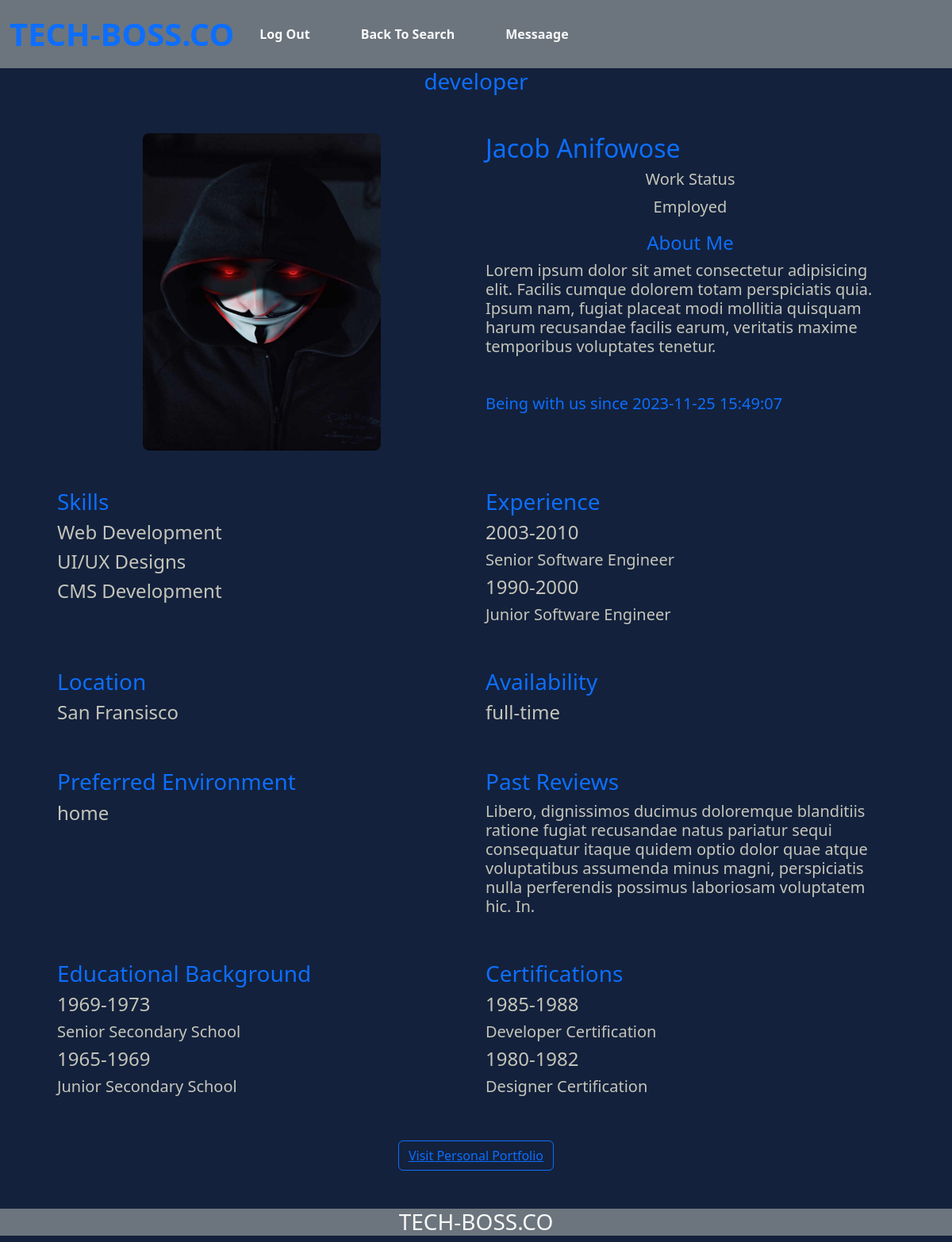
/view_profile/5, run on the app's committed database.
### tables this page shows
CREATE TABLE "profiles" (id INTEGER  PRIMARY KEY AUTOINCREMENT, fullname TEXT NOT NULL, status TEXT NOT NULL,description TEXT NOT NULL,job TEXT NOT NULL, address TEXT NOT NULL, availability TEXT NOT NULL, work_location TEXT NOT NULL,review TEXT NOT NULL,user_link TEXT NOT NULL,user_id INTEGER,FOREIGN KEY (user_id) REFERENCES users (id));

CREATE TABLE "image"(id INTEGER  PRIMARY KEY AUTOINCREMENT, image_name VARCHAR(250), image_description TEXT,filename VARCHAR(250),user_id INTEGER,FOREIGN KEY (user_id) REFERENCES users (id));

CREATE TABLE skills(id INTEGER PRIMARY KEY AUTOINCREMENT,skills,user_id INTEGER,FOREIGN KEY (user_id) REFERENCES users (id));

CREATE TABLE user_experience (id INTEGER  PRIMARY KEY AUTOINCREMENT,experience_date TEXT NOT NULL,experience_value TEXT NOT NULL,user_id INTEGER,FOREIGN KEY (user_id) REFERENCES users (id));

CREATE TABLE user_education (id INTEGER PRIMARY KEY AUTOINCREMENT,education_date TEXT NOT NULL,education_value TEXT NOT NULL,user_id INTEGER,FOREIGN KEY (user_id) REFERENCES users (id));

CREATE TABLE user_certification (id INTEGER  PRIMARY KEY AUTOINCREMENT, certification_date TEXT NOT NULL,certification_value TEXT NOT NULL,user_id INTEGER,FOREIGN KEY (user_id) REFERENCES users (id));

### work.py (the view)
@app.route("/view_profile/<int:id>",methods=['GET','POST'])
def view_profile(id):
    if request.method == 'GET':
        user_id = id
        profiles = db.execute("SELECT fullname,status,description,job,address,availability,work_location,review,user_link FROM profiles WHERE user_id=?",user_id)
        fullname = profiles[0]["fullname"]
        status = profiles[0]["status"]
        description = profiles[0]["description"]
        job = profiles[0]["job"]
        address = profiles[0]["address"]
        availability = profiles[0]["availability"]
        work_location = profiles[0]["work_location"]
        review = profiles[0]["review"]
        user_link = profiles[0]["user_link"]
        usernames = db.execute("SELECT username FROM users WHERE id=?",user_id)
        username = usernames[0]["username"]
        times = db.execute("SELECT date FROM users WHERE id=?",user_id)
        timestampst = times[0]['date']
        timestamps = datetime.strptime(timestampst,'%Y-%m-%d %H:%M:%S')
        timestamp = int(timestamps.timestamp())
        date = datetime.utcfromtimestamp(timestamp).strftime('%Y-%m-%d %H:%M:%S')
        experience = db.execute("SELECT experience_date,experience_value FROM user_experience WHERE user_id=? ORDER BY experience_date DESC",user_id)
        education = db.execute("SELECT education_date,education_value FROM user_education WHERE user_id=? ORDER BY education_date DESC ",user_id)
        certification = db.execute("SELECT certification_date,certification_value FROM user_certification WHERE user_id=? ORDER BY certification_date DESC",user_id)
        skills = db.execute("SELECT skills FROM skills WHERE user_id=? ORDER BY skills DESC;",user_id)
        images = db.execute("SELECT filename FROM image WHERE user_id=?",user_id)
        image = images[0]["filename"]
        roles = db.execute("SELECT role FROM users WHERE id=?",user_id)
        role = roles[0]["role"]
        return render_template("view_profile.html",profiles=profiles,username=username,experience=experience,education=education,certification=certification,skills=skills,image=image,date=date,fullname=fullname,status=status,description=description,job=job,address=address,availability=availability,work_location=work_location,review=review,user_link=user_link,role=role,user_id=user_id)

### work.py (called while the page is built)
@app.after_request
def after_request(response):
    response.headers["Cache-Control"] = "no-cache, no-store, must-revalidate"
    response.headers["Expires"] = 0
    response.headers["pragma"] = "no-cache"
    return response

### templates/view_profile.html (shortened to what this page needs)
<!DOCTYPE html>
<html lang="en">
 <head>
    <link href="https://cdn.jsdelivr.net/npm/bootstrap@5.3.2/dist/css/bootstrap.min.css" rel="stylesheet">
 </head>
 <body>
    <nav class="navbar navbar-expand-lg navbar-dark bg-secondary">
      <div class="container-fluid d-flex justify-content-around">
        <a class="navbar-brand fw-bolder fs-1 text-primary" href="#">TECH-BOSS.CO</a>
        <div class="collapse navbar-collapse" id="navbarSupportedContent">
          <ul class="navbar-nav me-auto mb-2 mb-lg-0 justify-content-around">
            <li class="nav-item me-5 ms-3">
              <a class="nav-item text-light text-decoration-none fw-bolder" href="/logout">Log Out</a>
            </li>
            <li class="nav-item me-5 ms-3">
                <a class="nav-item text-light text-decoration-none fw-bolder" href="/back_to_search">Back To Search</a>
              </li>
            <li class="nav-item me-5 ms-3">
              <a class="nav-item text-light text-decoration-none fw-bolder" href="/message/{{ user_id }}">Messaage</a>
            </li>
          </ul>
        </div>
      </div>
    </nav>
    <div class="container-fluid">
      <h3 class="text-center text-primary ">{{job}}</h3>
      <div class="row row-cols-sm-1 row-cols-lg-2  m-5">
        <div class="d-flex justify-content-center col">
          <img src="{{ url_for('upload_file', filename=image) }}" alt="profile image" class="image-responsive rounded-3" width="300" height="400">
        </div>
        <div class="col">
          <h2 class="text-primary">{{fullname}}</h2>
          <h5 class=" text-center">Work Status</h5>
          <p class="lead text-center mb-3">{{status}}</p>
          <h4 class="text-primary text-center">About Me</h4>
          <h5 class="lead">{{description}}</h5>
          <h5 class=" mt-5 text-primary">Being with us since {{date}}</h5>
        </div>
      </div>
      <div class="row m-5 row-cols-sm-1 row-cols-lg-2">
          <div class="col ">
            <h3 class="text-primary">Skills</h3>
            {% for skill in skills %}
            <h4>{{ skill["skills"] }}</h4>
            {% endfor %}
          </div>
          <div class="col ">
            <h3 class="text-primary">Experience</h3>
            {% for skill in experience %}
            <h4>{{ skill["experience_date"] }}</h4>
            <h5 class="lead">{{ skill["experience_value"] }}</h5>
            {% endfor %}
          </div>
      </div>
      <div class="row m-5 row-cols-sm-1 row-cols-lg-2">
        <div class="col ">
          <h3 class="text-primary">Location</h3>
          <h4>{{address}}</h4>
        </div>
        <div class="col ">
          <h3 class="text-primary">Availability</h3>
          <h4>{{availability}}</h4>
        </div>
      </div>
      <div class="row m-5 row-cols-sm-1 row-cols-lg-2">
        <div class="col ">
          <h3 class="text-primary">Preferred Environment</h3>
          <h4>{{work_location}}</h4>
        </div>
        <div class="col ">
          <h3 class="text-primary">Past Reviews</h3>
          <h5 class="lead">{{review}}</h5>
        </div>
      </div>
      <div class="row m-5 row-cols-sm-1 row-cols-lg-2">
        <div class="col ">
          <h3 class="text-primary">Educational Background</h3>
          {% for skill in education %}
            <h4>{{ skill["education_date"] }}</h4>
            <h5 class="lead">{{ skill["education_value"] }}</h5>
        {% endfor %}
        </div>
        <div class="col ">
          <h3 class="text-primary">Certifications</h3>
          {% for skill in certification %}
            <h4>{{ skill["certification_date"] }}</h4>
            <h5 class="lead">{{ skill["certification_value"] }}</h5>
        {% endfor %}
        </div>
      </div>
      <div class="d-flex justify-content-center mb-5">
        <button type="button" class="btn btn-outline-primary"><a href="{{user_link}}">Visit Personal Portfolio</a></button>
      </div>
    </div>
    <div class="text-center bg-secondary text-light h3">
      <footer>
        TECH-BOSS.CO
      </footer>
    </div>
 </body>
</html>

### templates/view_profile.html (style rules this page uses)
body { background-color:#13213c; color:#c5c5ba; }

### data on the page
profiles: job "developer", fullname "Jacob Anifowose", status "Employed", description "Lorem ipsum dolor sit amet consectetur adipisicing elit. Facilis cumque dolorem totam perspiciatis quia. Ipsum nam, fugiat placeat modi mollitia quisquam harum recusandae facilis earum, veritatis maxime temporibus voluptates tenetur.", address "San Fransisco", availability "full-time", work_location "home", review "Libero, dignissimos ducimus doloremque blanditiis ratione fugiat recusandae natus pariatur sequi consequatur itaque quidem optio dolor quae atque voluptatibus assumenda minus magni, perspiciatis nulla perferendis possimus laboriosam voluptatem hic. In."
image: filename (picture)
skills: skills "Web Development"
skills: skills "UI/UX Designs"
skills: skills "CMS Development"
user_experience: experience_date "2003-2010", experience_value "Senior Software Engineer"
user_experience: experience_date "1990-2000", experience_value "Junior Software Engineer"
user_education: education_date "1969-1973", education_value "Senior Secondary School"
user_education: education_date "1965-1969", education_value "Junior Secondary School"
user_certification: certification_date "1985-1988", certification_value "Developer Certification"
user_certification: certification_date "1980-1982", certification_value "Designer Certification"

### other printed values
{{ date }} "2023-11-25 15:49:07"
